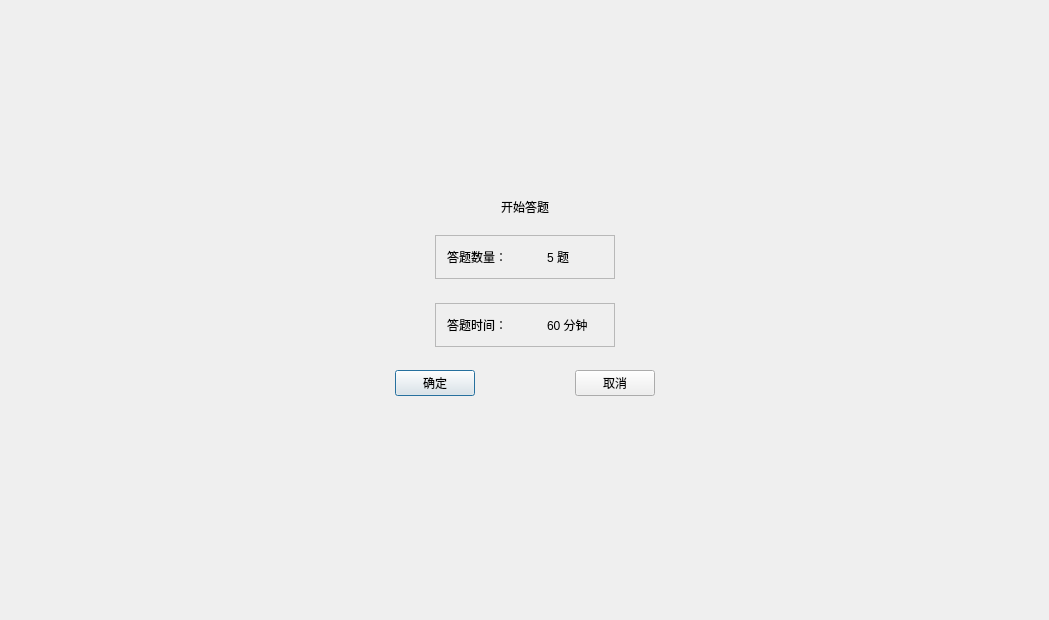
<?xml version="1.0" encoding="UTF-8"?>
<ui version="4.0">
 <class>SYConfirmDoMissionWindow</class>
 <widget class="QDialog" name="SYConfirmDoMissionWindow">
  <property name="geometry">
   <rect>
    <x>0</x>
    <y>0</y>
    <width>1049</width>
    <height>620</height>
   </rect>
  </property>
  <property name="windowTitle">
   <string>SYConfirmDoMissionWindow</string>
  </property>
  <layout class="QVBoxLayout" name="verticalLayout_2">
   <property name="leftMargin">
    <number>0</number>
   </property>
   <property name="topMargin">
    <number>0</number>
   </property>
   <property name="rightMargin">
    <number>0</number>
   </property>
   <property name="bottomMargin">
    <number>0</number>
   </property>
   <item>
    <spacer name="verticalSpacer">
     <property name="orientation">
      <enum>Qt::Vertical</enum>
     </property>
     <property name="sizeType">
      <enum>QSizePolicy::Fixed</enum>
     </property>
     <property name="sizeHint" stdset="0">
      <size>
       <width>20</width>
       <height>185</height>
      </size>
     </property>
    </spacer>
   </item>
   <item>
    <layout class="QHBoxLayout" name="horizontalLayout_4">
     <item>
      <spacer name="horizontalSpacer">
       <property name="orientation">
        <enum>Qt::Horizontal</enum>
       </property>
       <property name="sizeHint" stdset="0">
        <size>
         <width>40</width>
         <height>20</height>
        </size>
       </property>
      </spacer>
     </item>
     <item>
      <widget class="QWidget" name="contentWidget" native="true">
       <layout class="QVBoxLayout" name="verticalLayout">
        <property name="leftMargin">
         <number>0</number>
        </property>
        <property name="topMargin">
         <number>0</number>
        </property>
        <property name="rightMargin">
         <number>0</number>
        </property>
        <property name="bottomMargin">
         <number>0</number>
        </property>
        <item>
         <spacer name="verticalSpacer_5">
          <property name="orientation">
           <enum>Qt::Vertical</enum>
          </property>
          <property name="sizeHint" stdset="0">
           <size>
            <width>20</width>
            <height>12</height>
           </size>
          </property>
         </spacer>
        </item>
        <item>
         <layout class="QHBoxLayout" name="horizontalLayout_5">
          <item>
           <spacer name="horizontalSpacer_9">
            <property name="orientation">
             <enum>Qt::Horizontal</enum>
            </property>
            <property name="sizeHint" stdset="0">
             <size>
              <width>40</width>
              <height>20</height>
             </size>
            </property>
           </spacer>
          </item>
          <item>
           <widget class="QLabel" name="winTitle">
            <property name="text">
             <string>开始答题</string>
            </property>
           </widget>
          </item>
          <item>
           <spacer name="horizontalSpacer_10">
            <property name="orientation">
             <enum>Qt::Horizontal</enum>
            </property>
            <property name="sizeHint" stdset="0">
             <size>
              <width>40</width>
              <height>20</height>
             </size>
            </property>
           </spacer>
          </item>
         </layout>
        </item>
        <item>
         <spacer name="verticalSpacer_6">
          <property name="orientation">
           <enum>Qt::Vertical</enum>
          </property>
          <property name="sizeHint" stdset="0">
           <size>
            <width>20</width>
            <height>12</height>
           </size>
          </property>
         </spacer>
        </item>
        <item>
         <layout class="QHBoxLayout" name="horizontalLayout_2">
          <item>
           <spacer name="horizontalSpacer_3">
            <property name="orientation">
             <enum>Qt::Horizontal</enum>
            </property>
            <property name="sizeType">
             <enum>QSizePolicy::Expanding</enum>
            </property>
            <property name="sizeHint" stdset="0">
             <size>
              <width>40</width>
              <height>20</height>
             </size>
            </property>
           </spacer>
          </item>
          <item>
           <widget class="QFrame" name="frame">
            <property name="sizePolicy">
             <sizepolicy hsizetype="Expanding" vsizetype="Preferred">
              <horstretch>0</horstretch>
              <verstretch>0</verstretch>
             </sizepolicy>
            </property>
            <property name="minimumSize">
             <size>
              <width>180</width>
              <height>0</height>
             </size>
            </property>
            <property name="maximumSize">
             <size>
              <width>180</width>
              <height>16777215</height>
             </size>
            </property>
            <property name="frameShape">
             <enum>QFrame::StyledPanel</enum>
            </property>
            <property name="frameShadow">
             <enum>QFrame::Raised</enum>
            </property>
            <layout class="QHBoxLayout" name="horizontalLayout_7">
             <property name="spacing">
              <number>40</number>
             </property>
             <item>
              <widget class="QLabel" name="queNumLb_1">
               <property name="sizePolicy">
                <sizepolicy hsizetype="Preferred" vsizetype="Preferred">
                 <horstretch>0</horstretch>
                 <verstretch>0</verstretch>
                </sizepolicy>
               </property>
               <property name="minimumSize">
                <size>
                 <width>60</width>
                 <height>20</height>
                </size>
               </property>
               <property name="maximumSize">
                <size>
                 <width>60</width>
                 <height>16777215</height>
                </size>
               </property>
               <property name="text">
                <string>答题数量：</string>
               </property>
              </widget>
             </item>
             <item>
              <widget class="QLabel" name="queNum">
               <property name="sizePolicy">
                <sizepolicy hsizetype="Preferred" vsizetype="Preferred">
                 <horstretch>0</horstretch>
                 <verstretch>0</verstretch>
                </sizepolicy>
               </property>
               <property name="minimumSize">
                <size>
                 <width>15</width>
                 <height>0</height>
                </size>
               </property>
               <property name="maximumSize">
                <size>
                 <width>10000</width>
                 <height>16777215</height>
                </size>
               </property>
               <property name="text">
                <string>5 题</string>
               </property>
               <property name="alignment">
                <set>Qt::AlignLeading|Qt::AlignLeft|Qt::AlignVCenter</set>
               </property>
              </widget>
             </item>
            </layout>
           </widget>
          </item>
          <item>
           <spacer name="horizontalSpacer_6">
            <property name="orientation">
             <enum>Qt::Horizontal</enum>
            </property>
            <property name="sizeType">
             <enum>QSizePolicy::Expanding</enum>
            </property>
            <property name="sizeHint" stdset="0">
             <size>
              <width>40</width>
              <height>20</height>
             </size>
            </property>
           </spacer>
          </item>
         </layout>
        </item>
        <item>
         <spacer name="verticalSpacer_7">
          <property name="orientation">
           <enum>Qt::Vertical</enum>
          </property>
          <property name="sizeHint" stdset="0">
           <size>
            <width>20</width>
            <height>18</height>
           </size>
          </property>
         </spacer>
        </item>
        <item>
         <layout class="QHBoxLayout" name="horizontalLayout_3">
          <item>
           <spacer name="horizontalSpacer_7">
            <property name="orientation">
             <enum>Qt::Horizontal</enum>
            </property>
            <property name="sizeType">
             <enum>QSizePolicy::Expanding</enum>
            </property>
            <property name="sizeHint" stdset="0">
             <size>
              <width>40</width>
              <height>20</height>
             </size>
            </property>
           </spacer>
          </item>
          <item>
           <widget class="QFrame" name="frame_2">
            <property name="sizePolicy">
             <sizepolicy hsizetype="Expanding" vsizetype="Preferred">
              <horstretch>0</horstretch>
              <verstretch>0</verstretch>
             </sizepolicy>
            </property>
            <property name="minimumSize">
             <size>
              <width>180</width>
              <height>0</height>
             </size>
            </property>
            <property name="maximumSize">
             <size>
              <width>180</width>
              <height>16777215</height>
             </size>
            </property>
            <property name="frameShape">
             <enum>QFrame::StyledPanel</enum>
            </property>
            <property name="frameShadow">
             <enum>QFrame::Raised</enum>
            </property>
            <layout class="QHBoxLayout" name="horizontalLayout_6">
             <property name="spacing">
              <number>40</number>
             </property>
             <item>
              <widget class="QLabel" name="examTime_1">
               <property name="sizePolicy">
                <sizepolicy hsizetype="Fixed" vsizetype="Preferred">
                 <horstretch>0</horstretch>
                 <verstretch>0</verstretch>
                </sizepolicy>
               </property>
               <property name="minimumSize">
                <size>
                 <width>60</width>
                 <height>20</height>
                </size>
               </property>
               <property name="maximumSize">
                <size>
                 <width>60</width>
                 <height>16777215</height>
                </size>
               </property>
               <property name="text">
                <string>答题时间：</string>
               </property>
              </widget>
             </item>
             <item>
              <widget class="QLabel" name="examTime">
               <property name="sizePolicy">
                <sizepolicy hsizetype="Preferred" vsizetype="Preferred">
                 <horstretch>0</horstretch>
                 <verstretch>0</verstretch>
                </sizepolicy>
               </property>
               <property name="minimumSize">
                <size>
                 <width>15</width>
                 <height>0</height>
                </size>
               </property>
               <property name="maximumSize">
                <size>
                 <width>1000</width>
                 <height>16777215</height>
                </size>
               </property>
               <property name="text">
                <string>60 分钟</string>
               </property>
              </widget>
             </item>
            </layout>
           </widget>
          </item>
          <item>
           <spacer name="horizontalSpacer_8">
            <property name="orientation">
             <enum>Qt::Horizontal</enum>
            </property>
            <property name="sizeType">
             <enum>QSizePolicy::Expanding</enum>
            </property>
            <property name="sizeHint" stdset="0">
             <size>
              <width>40</width>
              <height>20</height>
             </size>
            </property>
           </spacer>
          </item>
         </layout>
        </item>
        <item>
         <spacer name="verticalSpacer_3">
          <property name="orientation">
           <enum>Qt::Vertical</enum>
          </property>
          <property name="sizeHint" stdset="0">
           <size>
            <width>20</width>
            <height>17</height>
           </size>
          </property>
         </spacer>
        </item>
        <item>
         <layout class="QHBoxLayout" name="horizontalLayout">
          <property name="spacing">
           <number>0</number>
          </property>
          <item>
           <spacer name="horizontalSpacer_4">
            <property name="orientation">
             <enum>Qt::Horizontal</enum>
            </property>
            <property name="sizeHint" stdset="0">
             <size>
              <width>40</width>
              <height>20</height>
             </size>
            </property>
           </spacer>
          </item>
          <item>
           <widget class="QPushButton" name="confirmBtn">
            <property name="text">
             <string>确定</string>
            </property>
           </widget>
          </item>
          <item>
           <spacer name="horizontalSpacer_11">
            <property name="orientation">
             <enum>Qt::Horizontal</enum>
            </property>
            <property name="sizeType">
             <enum>QSizePolicy::Fixed</enum>
            </property>
            <property name="sizeHint" stdset="0">
             <size>
              <width>100</width>
              <height>20</height>
             </size>
            </property>
           </spacer>
          </item>
          <item>
           <widget class="QPushButton" name="cancelBtn">
            <property name="text">
             <string>取消</string>
            </property>
           </widget>
          </item>
          <item>
           <spacer name="horizontalSpacer_5">
            <property name="orientation">
             <enum>Qt::Horizontal</enum>
            </property>
            <property name="sizeHint" stdset="0">
             <size>
              <width>40</width>
              <height>20</height>
             </size>
            </property>
           </spacer>
          </item>
         </layout>
        </item>
        <item>
         <spacer name="verticalSpacer_4">
          <property name="orientation">
           <enum>Qt::Vertical</enum>
          </property>
          <property name="sizeHint" stdset="0">
           <size>
            <width>20</width>
            <height>17</height>
           </size>
          </property>
         </spacer>
        </item>
       </layout>
      </widget>
     </item>
     <item>
      <spacer name="horizontalSpacer_2">
       <property name="orientation">
        <enum>Qt::Horizontal</enum>
       </property>
       <property name="sizeHint" stdset="0">
        <size>
         <width>40</width>
         <height>20</height>
        </size>
       </property>
      </spacer>
     </item>
    </layout>
   </item>
   <item>
    <spacer name="verticalSpacer_2">
     <property name="orientation">
      <enum>Qt::Vertical</enum>
     </property>
     <property name="sizeHint" stdset="0">
      <size>
       <width>20</width>
       <height>185</height>
      </size>
     </property>
    </spacer>
   </item>
  </layout>
 </widget>
 <layoutdefault spacing="6" margin="11"/>
 <resources/>
 <connections/>
</ui>
